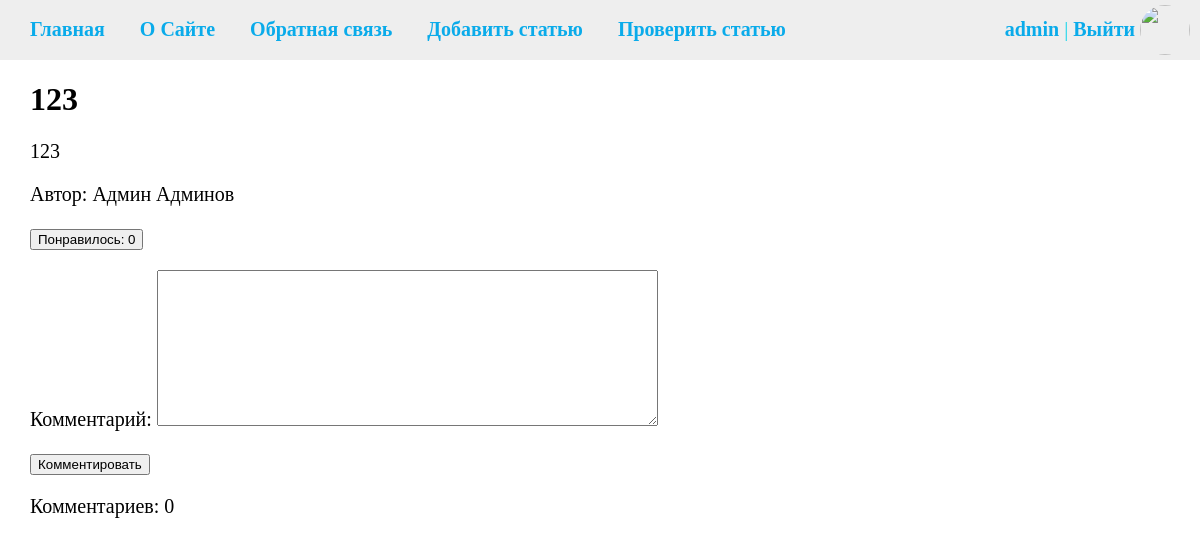
Page /post/123/ (signed in) on the earlier database version.
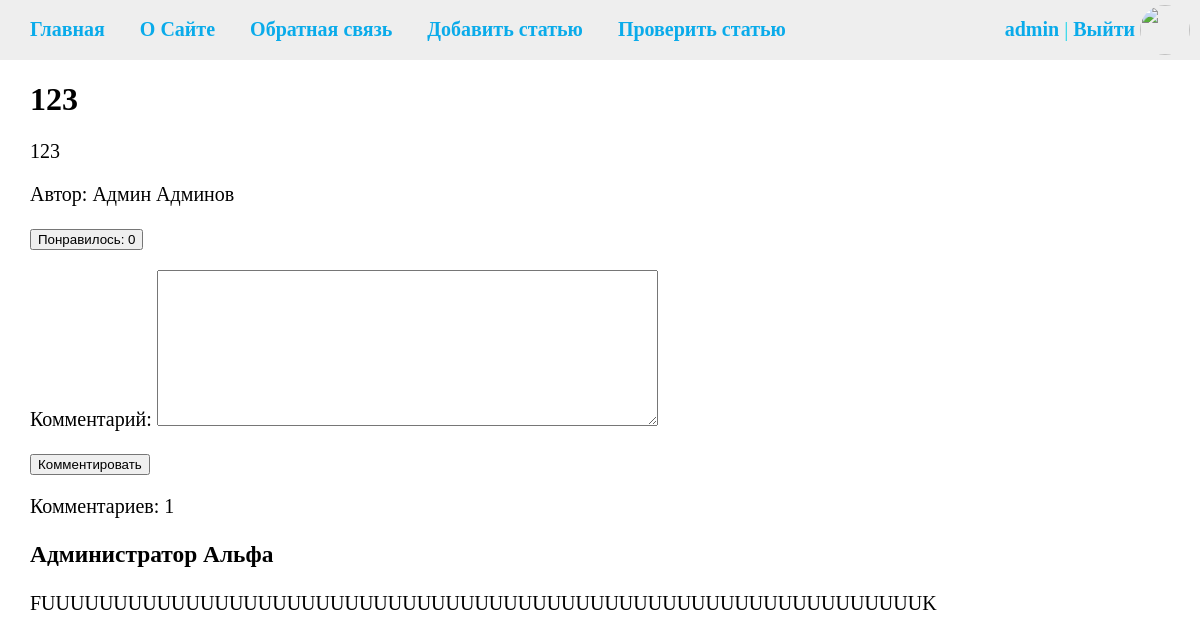
Same page on the later database version.
### cars/models.py (models this page shows, shortened)
class Comment(models.Model):
    author = models.ForeignKey('CustomUser', on_delete=models.PROTECT, verbose_name="Автор", null=True)
    time_create = models.DateTimeField(auto_now_add=True, verbose_name="Время создания")
    content = models.TextField(blank=False, verbose_name="Комментарий", null=True)
    post = models.ForeignKey('Post', verbose_name="Комментарии", blank=True, on_delete=models.CASCADE)
    class Meta:
        verbose_name = 'Комментарий'
        verbose_name_plural = 'Комментарии'
        ordering = ['-time_create', 'content']

class CustomUser(AbstractUser):
    slug = models.SlugField(max_length=255, unique=True, db_index=True, verbose_name="user URL")
    photo = models.ImageField(upload_to="photos/%Y/%m/%d/", verbose_name="Фото", blank=True, null=True)
    is_moder = models.BooleanField(default=False)
    def get_absolute_url(self):
        return reverse('profile', kwargs={'profile_slug':self.slug})

### cars/views.py (the view, shortened to what this page needs)
# urls.py: path('post/<slug:post_slug>/', ShowPost.as_view(), name='post'),
class ShowPost(DataMixin, DetailView):
    model = Post
    template_name = "cars/post.html"
    slug_url_kwarg = 'post_slug'
    context_object_name = 'post'
    def get_context_data(self, *, object_list=None, **kwargs):
        context = super().get_context_data(**kwargs)
        c_def = self.get_user_context(title=context['post'].title, form=AddCommentForm, comments=Comment.objects.filter(post__slug=context['post'].slug))
        return dict(list(context.items()) + list(c_def.items()))

### cars/utils.py (called while the page is built)
    def get_user_context(self, **kwargs):
        context = kwargs
        brands = Brands.objects.all()
        context['menu'] = menu
        context['brands'] = brands
        if 'brand_selected' not in kwargs:
            context['brand_selected'] = 0
        return context

### cars/templates/cars/post.html (shortened to what this page needs)
{% extends 'cars/base.html' %}
{% block content %}
    <h1>{{post.title}}</h1>
    <p>{{ post.content }}</p>
    <p>
        Автор: <a href="{{ post.author.get_absolute_url }}">{{ post.author.first_name }} {{ post.author.last_name }}</a>
    </p>
    <form method="POST" action="{% url 'add_like' post.slug %}">
        {% if request.user.is_authenticated %}
            <button type="submit">Понравилось: {{post.likes_amount}}</button>
        {% else %}
            <p>{{post.likes_amount}}</p>
        {% endif %}
    </form>
    {% if request.user.is_authenticated and post.is_published == True %}
        <form method='POST', action="{% url 'create_comment' post.slug %}", enctype="multipart/form-data">
            {% for field in form %}
                <p><label class="form-label" for="{{ field.id_for_label }}">{{field.label}}: </label>{{ field }}</p>
            {% endfor %}
            <button type="submit">Комментировать</button>
        </form>
    {% endif %}
    <p>Комментариев: {{comments.count}}</p>
    {% for comment in comments.all %}
        <h3>
            <a href="{{ post.author.get_absolute_url }}">{{ comment.author.first_name }} {{ comment.author.last_name }}</a>
        </h3>
        <p>{{comment.content}}</p>
    {% endfor %}
{% endblock %}

### cars/templates/cars/base.html (shortened to what this page needs)
{% load static %}
<!DOCTYPE html>
<html>
<head>
    <link type="text/css" href="{% static 'cars/css/styles.css' %}" rel="stylesheet" />
</head>
<body>
    {% block mainmenu %}
        <header>
            <ul id="mainmenu" class="mainmenu">
                <li><a href="{% url 'home' %}">Главная</a></li>
                {% for m in menu %}
                    <li><a href="{% url m.url_name %}">{{m.title}}</a></li>
                {% endfor %}
                {% if request.user.is_authenticated %}
                    <li><a href="{% url 'addpage' %}">Добавить статью</a></li>
                    <a href="{{user.get_absolute_url}}"><img class="user-photo" src="/media/{{ user.photo }}"></a>
                    <li class="last"><a href="{{user.get_absolute_url}}">{{user.username}}</a> | <a href="{% url 'logout' %}">Выйти</a></li>
                {% else %}
                    <li class="last"><a href="{% url 'register' %}">Регистрация</a> | <a href="{% url 'login' %}">Войти</a></li>
                {% endif %}
                {% if request.user.is_authenticated and request.user.is_moder %}
                    <li><a href="{% url 'modering' %}">Проверить статью</a></li>
                {% endif %}
            </ul>
        </header>
    {% endblock mainmenu %}
    <div class="content-text">
        {% block content %}
        {% endblock %}
    </div>
</body>
</html>

Differences in the rows shown:
added Comment: author.first_name "Администратор", author.last_name "Альфа", content "FUUUUUUUUUUUUUUUUUUUUUUUUUUUUUUUUUUUUUUUUUUUUUUUUUUUUUUUUUUUUUK"
Other differences:
{{ comments.count }}: "0" → "1"
